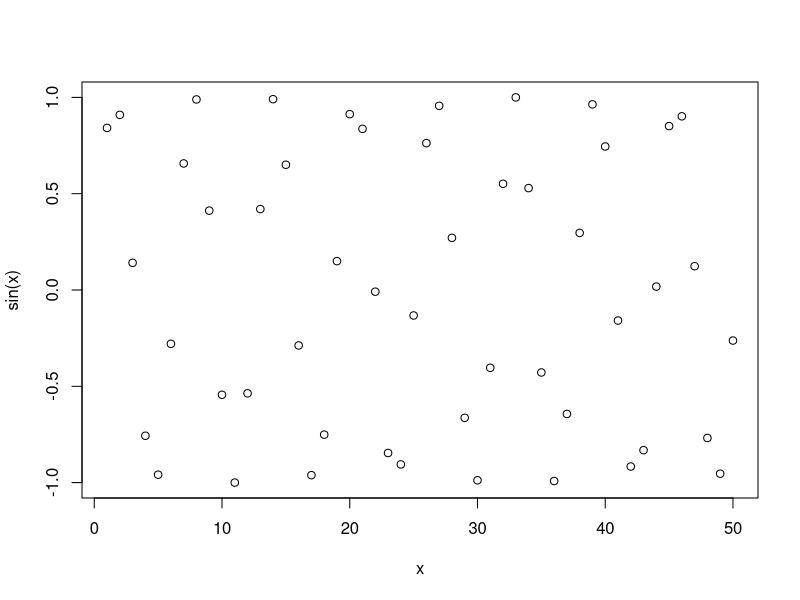
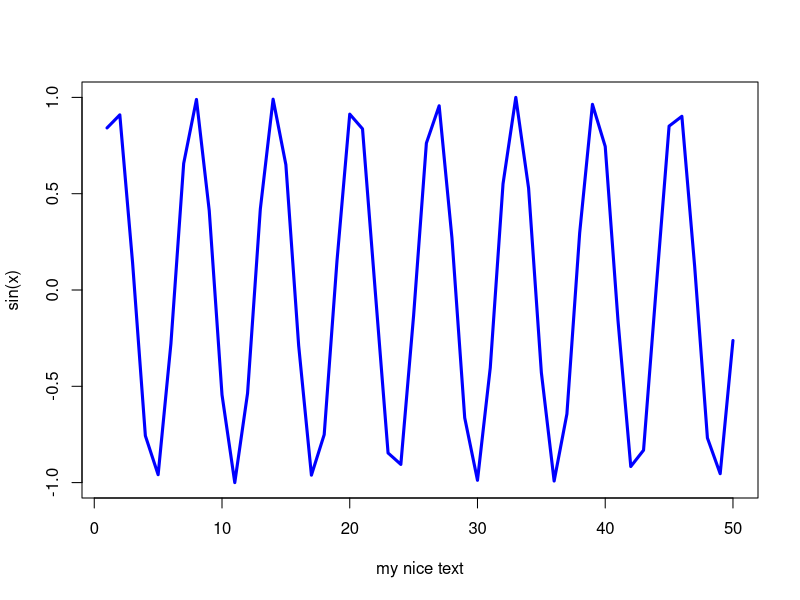

R code for these plots, in order:
#BGGN213 Lab Class4

#title: "BGGN213"
#author: "Jibin Zhang"
#date: "Oct 10th, 2021"

x <- 1:50

plot(x, sin(x))

plot(x, sin(x), type="l", col="blue", lwd=3, xlab = "my nice text")